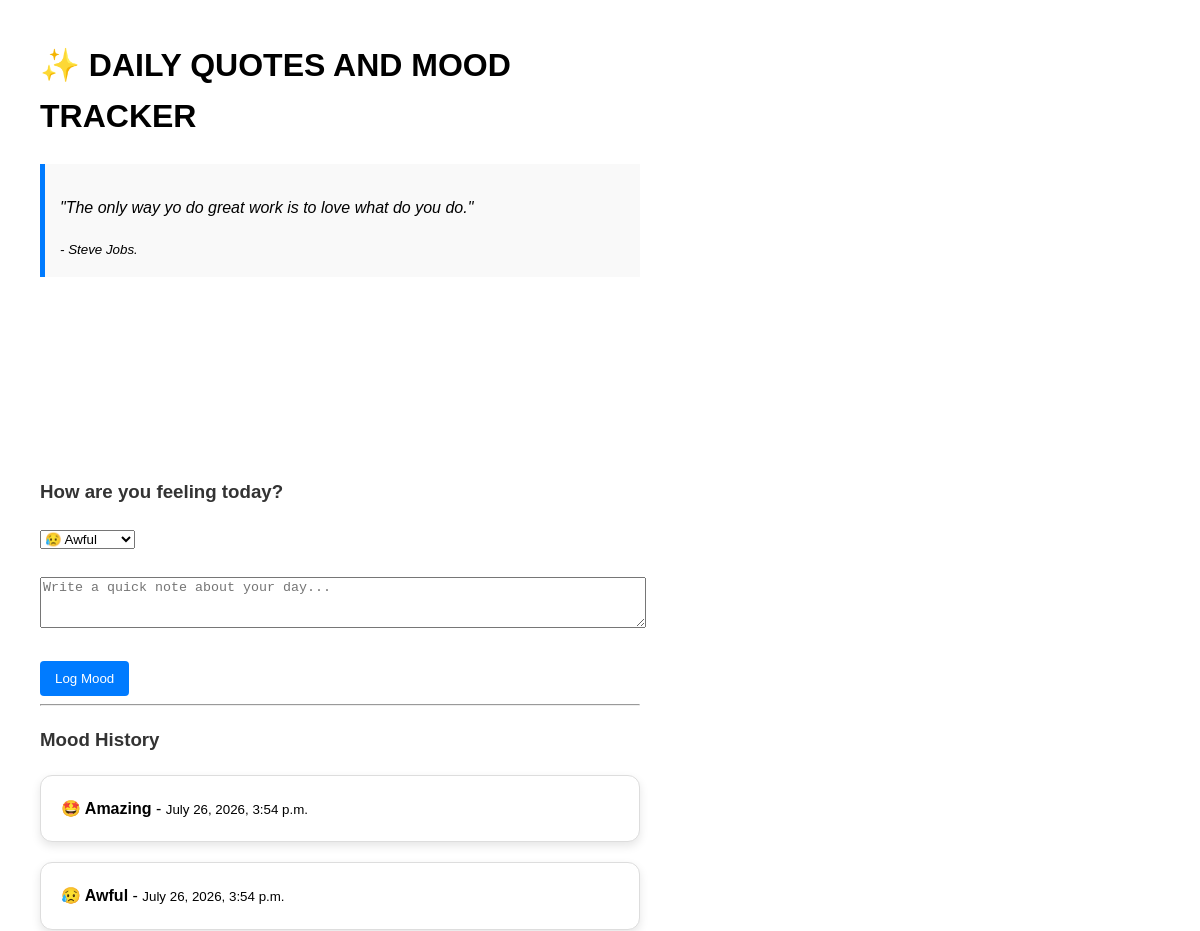
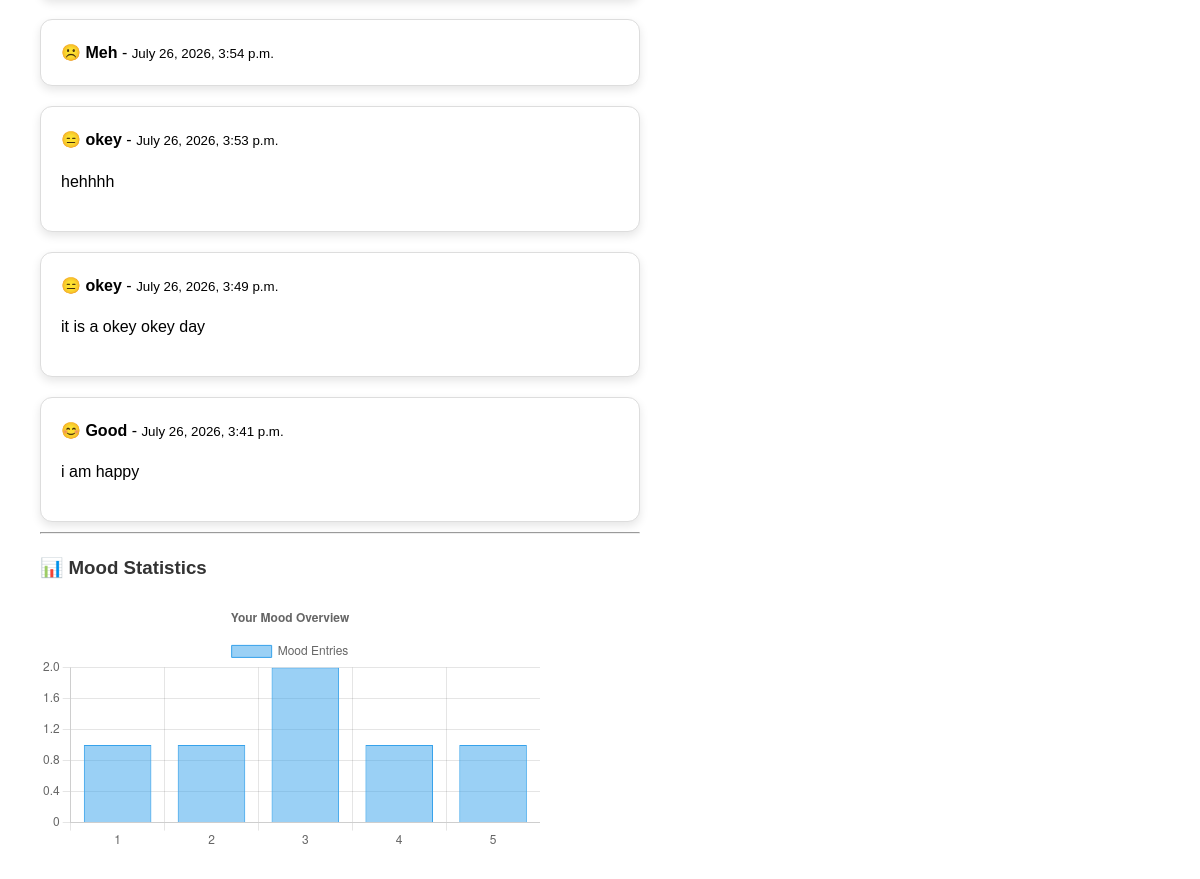
/tracker/ (signed in), run on the app's committed database (2 pictures, top to bottom).
### tracker/models.py (models this page shows, shortened)
class MoodEntry(models.Model):
    MOOD_CHOICES = [
        (1, '😥 Awful'),
        (2, '☹️ Meh'),
        (3, '😑 okey'),
        (4, '😊 Good'),
        (5, '🤩 Amazing'),
                ]
    user = models.ForeignKey(User, on_delete=models.CASCADE)
    rating = models.IntegerField(choices=MOOD_CHOICES)
    note = models.TextField(blank=True,null=True)
    data_created = models.DateTimeField(auto_now_add=True)

### tracker/views.py (the view, shortened to what this page needs)
# urls.py: path('tracker/', tracker, name='tracker'),
@login_required
def tracker(request):
    quote = "Be a rainbow in someone else's cloud."
    author = "Maya Angelou."
    quote = "The only way yo do great work is to love what do you do."
    author = "Steve Jobs."
    history = MoodEntry.objects.filter(user=request.user).order_by("-data_created")
    stats = (
        MoodEntry.objects.filter(user=request.user)
        .values("rating")
        .annotate(total=Count("rating"))
        .order_by("rating")
    )
    context = {
        "quotes": quote,
        "author": author,
        "choices": MoodEntry.MOOD_CHOICES,
        "history": history,
        "stats": stats,
    }
    return render(request, "tracker/trck.html", context)

### tracker/templates/tracker/trck.html (shortened to what this page needs)
<!DOCTYPE html>
<html>
    <head>
    </head>
    <body>
        <h1>✨ DAILY QUOTES AND MOOD TRACKER</h1>
        <div class="quote-box">
            <p>"{{ quotes }}"</p>
            <small>- {{ author }}</small>
        </div>
        <form method="POST">
            <h3>How are you feeling today?</h3>
            <select name="rating" required>
                {% for value, label in choices %}
                  <option value="{{ value }}">{{ label }}</option>
                {% endfor %}
            </select>
            <br><br>
            <textarea name="note" placeholder="Write a quick note about your day..." rows="3" style="width: 100%;"></textarea>
            <br><br>
            <button type="submit" style="background: #007bff; color:white; border: none; padding:10px 15px; border-radius: 4px; cursor:pointer;">Log Mood</button>
        </form>
        <hr>
        <h3> Mood History</h3>
        {% for entry in history %}
         <div class="card">
            <strong>{{ entry.get_rating_display }}</strong> -
            <small>{{ entry.data_created }}</small>
            {% if entry.note %}
            <p>{{ entry.note }}</p>
            {% endif %}
         </div>
         {% empty %}
          <p>No entries yet. Start tracking!</p>
         {% endfor %}
         <hr>
         <h3>📊 Mood Statistics</h3>
<div style="width: 500px; height: 300px;">
    <canvas id="moodChart"></canvas>
</div>
<script>
const ctx = document.getElementById('moodChart');
new Chart(ctx, {
    type: 'bar',
    data: {
        labels: [
            {% for item in stats %}
                "{{ item.rating }}",
            {% endfor %}
        ],
        datasets: [{
            label: 'Mood Entries',
            data: [
                {% for item in stats %}
                    {{ item.total }},
                {% endfor %}
            ],
            borderWidth: 1
        }]
    },
    options: {
        responsive: true,
        plugins: {
            legend: {
                display: true
            },
            title: {
                display: true,
                text: 'Your Mood Overview'
            }
        },
        scales: {
            y: {
                beginAtZero: true
            }
        }
    }
});
</script>
    </body>
</html>

### tracker/templates/tracker/trck.html (style rules this page uses)
body { font-family: sans-serif; max-width: 600px; margin: 40px; padding: 20; line-height: 1.6; }
.quote-box { background: #f9f9f9; padding: 15px; border-left: 5px solid #007bff;font-style: italic; margin-bottom: 200px; }
.card { background: #fff; border: 1px solid #ddd; padding: 15px; margin-bottom: 10px; border-radius: 4px; }
.card { background: white; border-radius: 12px; padding: 20px; margin-top: 20px; box-shadow: 0 4px 10px rgba(0,0,0,0.1); }
h3 { color: #333; }

### data on the page
MoodEntry: rating "🤩 Amazing", data_created "July 26, 2026, 3:54 p.m."
MoodEntry: rating "😥 Awful", data_created "July 26, 2026, 3:54 p.m."
MoodEntry: rating "☹️ Meh", data_created "July 26, 2026, 3:54 p.m."
MoodEntry: rating "😑 okey", data_created "July 26, 2026, 3:53 p.m.", note "hehhhh"
MoodEntry: rating "😑 okey", data_created "July 26, 2026, 3:49 p.m.", note "it is a okey okey day"
MoodEntry: rating "😊 Good", data_created "July 26, 2026, 3:41 p.m.", note "i am happy"

### other printed values
{{ quotes }} "The only way yo do great work is to love what do you do."
{{ author }} "Steve Jobs."
form field rating "😥 Awful"
chart data {{ item.rating }} 1, 2, 3, 4, 5
chart data {{ item.total }} 1, 1, 2, 1, 1
